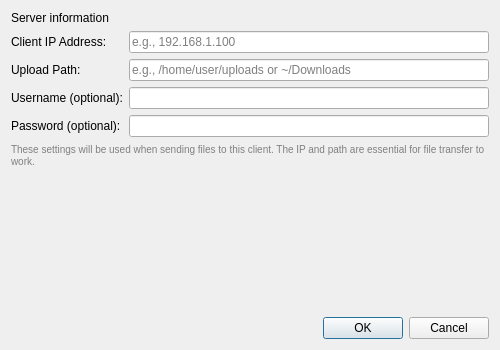
<?xml version="1.0" encoding="UTF-8"?>
<ui version="4.0">
 <class>FileTransferSetupDialog</class>
 <widget class="QDialog" name="FileTransferSetupDialog">
  <property name="geometry">
   <rect>
    <x>0</x>
    <y>0</y>
    <width>500</width>
    <height>350</height>
   </rect>
  </property>
  <property name="windowTitle">
   <string>Setup File Transfer</string>
  </property>
  <layout class="QVBoxLayout" name="verticalLayout">
   <item>
    <widget class="QLabel" name="m_pLabelServerInfo">
     <property name="text">
      <string>Server information</string>
     </property>
     <property name="wordWrap">
      <bool>true</bool>
     </property>
    </widget>
   </item>
   <item>
    <layout class="QFormLayout" name="formLayout">
     <item row="0" column="0">
      <widget class="QLabel" name="label">
       <property name="text">
        <string>Client IP Address:</string>
       </property>
      </widget>
     </item>
     <item row="0" column="1">
      <widget class="QLineEdit" name="m_pLineEditIP">
       <property name="placeholderText">
        <string>e.g., 192.168.1.100</string>
       </property>
      </widget>
     </item>
     <item row="1" column="0">
      <widget class="QLabel" name="label_2">
       <property name="text">
        <string>Upload Path:</string>
       </property>
      </widget>
     </item>
     <item row="1" column="1">
      <widget class="QLineEdit" name="m_pLineEditPath">
       <property name="placeholderText">
        <string>e.g., /home/user/uploads or ~/Downloads</string>
       </property>
      </widget>
     </item>
     <item row="2" column="0">
      <widget class="QLabel" name="label_3">
       <property name="text">
        <string>Username (optional):</string>
       </property>
      </widget>
     </item>
     <item row="2" column="1">
      <widget class="QLineEdit" name="m_pLineEditUsername"/>
     </item>
     <item row="3" column="0">
      <widget class="QLabel" name="label_4">
       <property name="text">
        <string>Password (optional):</string>
       </property>
      </widget>
     </item>
     <item row="3" column="1">
      <widget class="QLineEdit" name="m_pLineEditPassword">
       <property name="echoMode">
        <enum>QLineEdit::Password</enum>
       </property>
      </widget>
     </item>
    </layout>
   </item>
   <item>
    <widget class="QLabel" name="m_pLabelInfo">
     <property name="text">
      <string>These settings will be used when sending files to this client. The IP and path are essential for file transfer to work.</string>
     </property>
     <property name="wordWrap">
      <bool>true</bool>
     </property>
     <property name="styleSheet">
      <string>color: gray; font-size: 10px;</string>
     </property>
    </widget>
   </item>
   <item>
    <spacer name="verticalSpacer">
     <property name="orientation">
      <enum>Qt::Vertical</enum>
     </property>
     <property name="sizeHint" stdset="0">
      <size>
       <width>20</width>
       <height>40</height>
      </size>
     </property>
    </spacer>
   </item>
   <item>
    <widget class="QDialogButtonBox" name="buttonBox">
     <property name="orientation">
      <enum>Qt::Horizontal</enum>
     </property>
     <property name="standardButtons">
      <set>QDialogButtonBox::Cancel|QDialogButtonBox::Ok</set>
     </property>
    </widget>
   </item>
  </layout>
 </widget>
 <resources/>
 <connections>
  <connection>
   <sender>buttonBox</sender>
   <signal>accepted()</signal>
   <receiver>FileTransferSetupDialog</receiver>
   <slot>accept()</slot>
  </connection>
  <connection>
   <sender>buttonBox</sender>
   <signal>rejected()</signal>
   <receiver>FileTransferSetupDialog</receiver>
   <slot>reject()</slot>
  </connection>
 </connections>
</ui>
